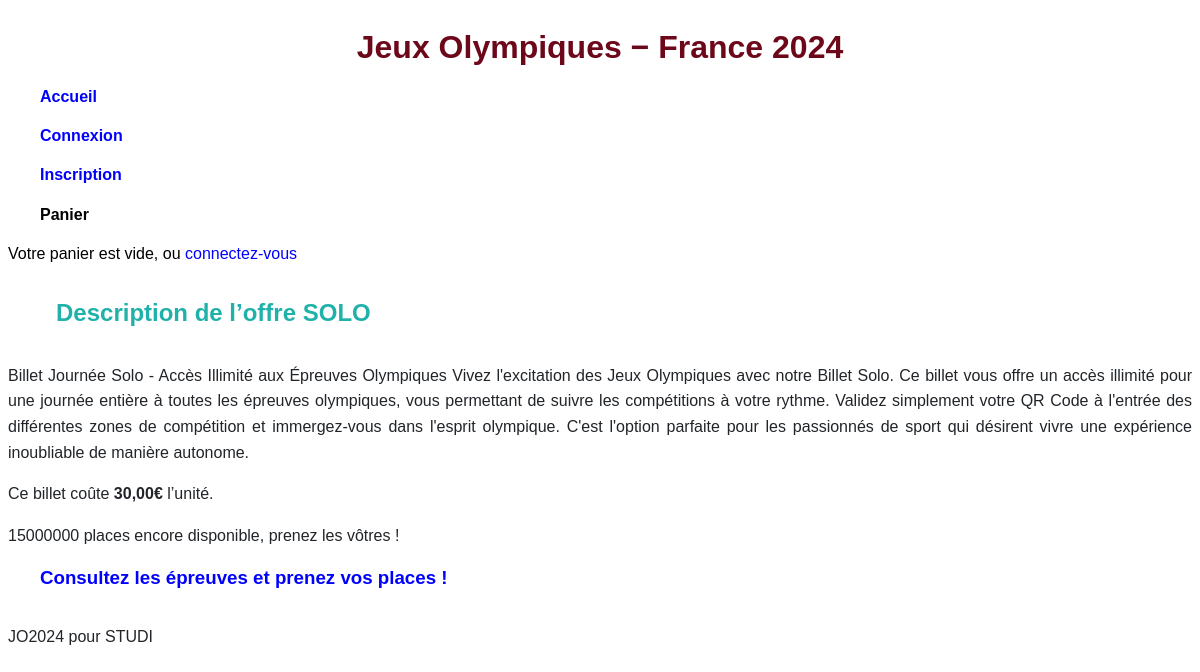
Screenshot of /billets/solo/ with the database file from the repository.
### store/models.py (models this page shows, shortened)
class OffreBillet(models.Model):
    TYPE_OFFRE_CHOICES = [
        ('SOLO', 'Solo'),
        ('DUO', 'Duo'),
        ('FAMILLE', 'Famille'),
    ]
    nom = models.CharField(max_length=100, choices=TYPE_OFFRE_CHOICES, unique=True, verbose_name="Type d’offre", null=True, blank=True)
    slug = models.SlugField(max_length=128)
    description = models.TextField(blank=True, verbose_name="Description de l’offre")
    stock = models.IntegerField(default=0)
    prix = models.DecimalField(default=0.0, max_digits=6, decimal_places=2, validators=[MinValueValidator(0.01)], verbose_name="Prix de l’offre")
    nombre_personnes = models.PositiveIntegerField(verbose_name="Nombre de personne par billet")
    epreuve = models.ForeignKey(Epreuve, null=True, related_name='offres', on_delete=models.CASCADE, verbose_name="Épreuve associée")

### store/views.py (the view)
# urls.py: path('billets/<str:slug>/', billets_detail, name="billets"),
def billets_detail(request, slug):
    billet = get_object_or_404(OffreBillet, slug=slug)
    return render(request, 'store/billets.html', context={"billet": billet})

### store/templates/store/billets.html (shortened to what this page needs)
{% extends 'base.html' %}
{% block content %}
<h2>Description de l’offre {{ billet.nom }}</h2>
<p>{{ billet.description}}</p>
<p>Ce billet coûte <strong>{{ billet.prix }}€</strong> l’unité.</p>
<p>{{ billet.stock }} places encore disponible, prenez les vôtres !</p>
<h3><h3><a href="{% url 'liste_epreuves' %}">Consultez les épreuves et prenez vos places !</a></h3></h3>
{% endblock %}

### static/css/styles.css (style rules this page uses)
:root { --primary-color: 000; --secondary-color: #6C757D; --background-color: #F8F9FA; --text-color: #212529; }
body { display: flex; text-align: justify; background-color: fff; color: var(--text-color); font-family: 'Tahoma', sans-serif; min-height: 100vh; flex-direction: column; }
h2 { display: block; text-align: justify; margin-left: 32px; margin-right: auto; padding: 16px; color: lightseagreen; }
h3, h4, h5, h6 { display: block; text-align: justify; margin-left: 32px; margin-right: auto; color: lightseagreen; }
p { line-height: 1.6; margin-bottom: 1em; }
a { color: blue; text-decoration: none; }

### rows the page displays
OffreBillet: nom "SOLO", description "Billet Journée Solo - Accès Illimité aux Épreuves Olympiques Vivez l'excitation des Jeux Olympiques avec notre Billet Solo. Ce billet vous offre un accès illimité pour une journée entière à toutes les épreuves olympiques, vous permettant de suivre les compétitions à votre rythme. Validez simplement votre QR Code à l'entrée des différentes zones de compétition et immergez-vous dans l'esprit olympique. C'est l'option parfaite pour les passionnés de sport qui désirent vivre une expérience inoubliable de manière autonome.", prix "30,00", stock "15000000"
